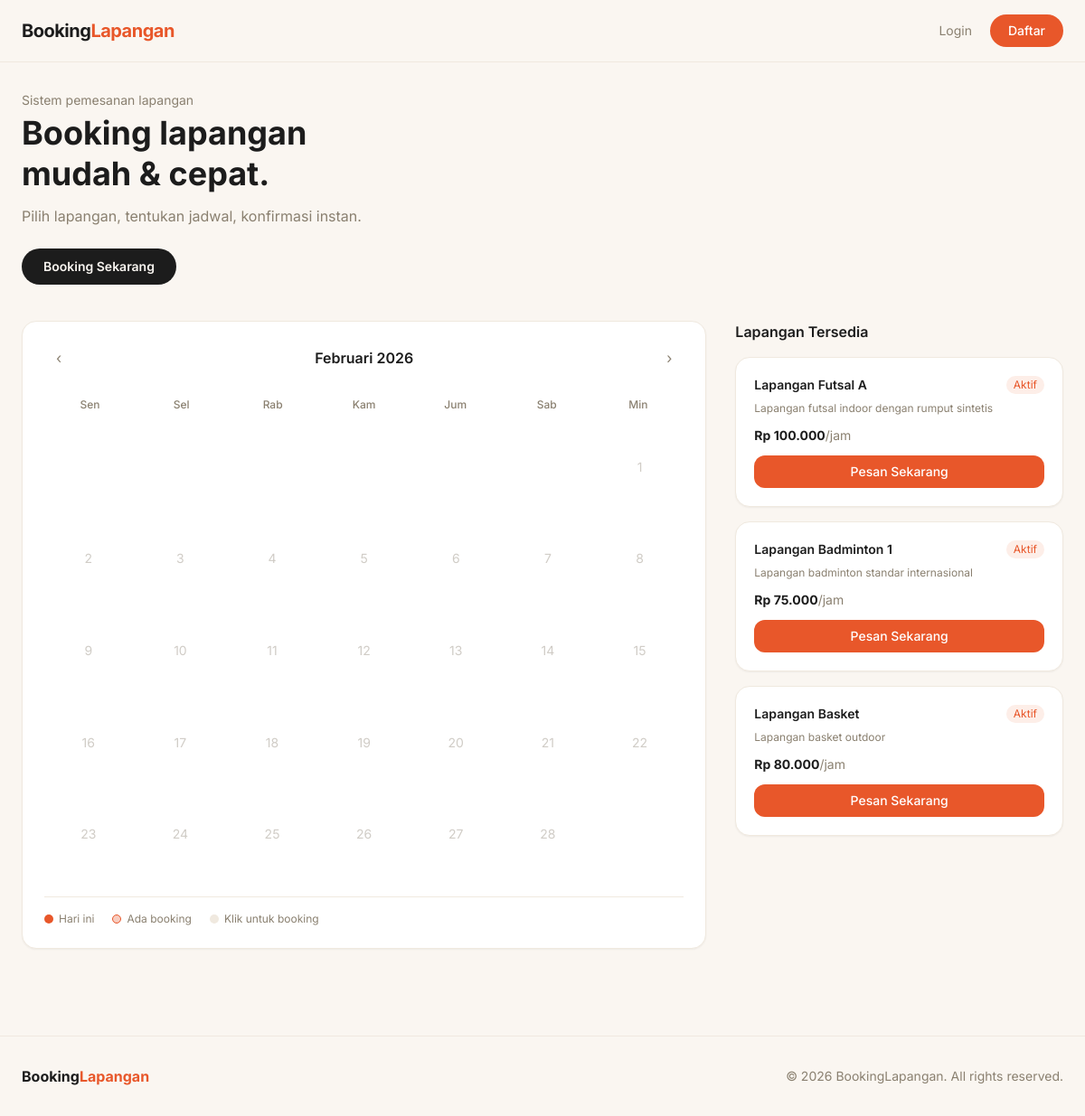
The page /?bulan=2&tahun=2026 on the database its author committed.
### tables this page shows
CREATE TABLE lapangan (
    id INT AUTO_INCREMENT PRIMARY KEY,
    nama VARCHAR(100) NOT NULL,
    deskripsi TEXT,
    harga_per_jam DECIMAL(10,2) NOT NULL,
    status ENUM('aktif','nonaktif') DEFAULT 'aktif'
);

### index.php (the view, shortened to what this page needs)
<?php
require_once 'config/db.php';
$bulan = isset($_GET['bulan']) ? (int)$_GET['bulan'] : (int)date('m');
$tahun = isset($_GET['tahun']) ? (int)$_GET['tahun'] : (int)date('Y');
$hariPertama = mktime(0, 0, 0, $bulan, 1, $tahun);
$jumlahHari = date('t', $hariPertama);
$hariAwal = date('N', $hariPertama);
$lapangan = $conn->query("SELECT * FROM lapangan WHERE status='aktif'")->fetch_all(MYSQLI_ASSOC);
$namaBulan = ['','Januari','Februari','Maret','April','Mei','Juni','Juli','Agustus','September','Oktober','November','Desember'];
include 'includes/header.php';
?>
<div class="mb-10">
    <p class="text-muted text-sm mb-1">Sistem pemesanan lapangan</p>
    <h1 class="text-4xl font-bold text-charcoal leading-tight mb-3">
        Booking lapangan<br>mudah & cepat.
    </h1>
    <p class="text-muted mb-6">Pilih lapangan, tentukan jadwal, konfirmasi instan.</p>
    <div class="flex gap-3">
        <a href="booking.php" class="bg-charcoal text-cream px-6 py-2.5 rounded-full font-semibold text-sm hover:bg-charcoal-light transition">
            Booking Sekarang
        </a>
    </div>
</div>
<div class="grid grid-cols-1 lg:grid-cols-3 gap-8">
    <div class="lg:col-span-2">
        <div class="bg-white rounded-2xl border border-cream-dark p-6 shadow-sm">
            <div class="flex justify-between items-center mb-6">
                <a href="?bulan=<?= $bulan-1 ?>&tahun=<?= $tahun ?>"
                   class="w-8 h-8 flex items-center justify-center rounded-full hover:bg-cream-dark transition text-muted">
                    &#8249;
                </a>
                <h2 class="font-semibold text-charcoal"><?= $namaBulan[$bulan] . ' ' . $tahun ?></h2>
                <a href="?bulan=<?= $bulan+1 ?>&tahun=<?= $tahun ?>"
                   class="w-8 h-8 flex items-center justify-center rounded-full hover:bg-cream-dark transition text-muted">
                    &#8250;
                </a>
            </div>
            <div class="grid grid-cols-7 text-center mb-2">
                <?php foreach (['Sen','Sel','Rab','Kam','Jum','Sab','Min'] as $h): ?>
                    <div class="text-xs font-medium text-muted py-1"><?= $h ?></div>
                <?php endforeach; ?>
            </div>
            <div class="grid grid-cols-7 gap-1">
                <?php
                for ($i = 1; $i < $hariAwal; $i++) echo '<div></div>';
                $today = date('Y-m-d');
                for ($hari = 1; $hari <= $jumlahHari; $hari++):
                    $tgl = sprintf('%04d-%02d-%02d', $tahun, $bulan, $hari);
                    $isToday = ($tgl === $today);
                    $isPast = ($tgl < $today);
                ?>
                <div onclick="<?= !$isPast ? "window.location='booking.php?tanggal={$tgl}'" : '' ?>"
                     class="relative flex flex-col items-center justify-center aspect-square rounded-xl text-sm transition
                     <?= $isPast ? 'text-muted/40 cursor-not-allowed' : 'cursor-pointer hover:bg-cream-dark' ?>
                     <?= $isToday ? 'bg-terra text-white hover:bg-terra-dark' : '' ?>">
                    <span><?= $hari ?></span>
                </div>
                <?php endfor; ?>
            </div>
            <div class="flex gap-5 mt-5 pt-4 border-t border-cream-dark text-xs text-muted">
                <span class="flex items-center gap-1.5"><span class="w-2.5 h-2.5 bg-terra rounded-full"></span> Hari ini</span>
                <span class="flex items-center gap-1.5"><span class="w-2.5 h-2.5 bg-terra/30 rounded-full border border-terra"></span> Ada booking</span>
                <span class="flex items-center gap-1.5"><span class="w-2.5 h-2.5 bg-cream-dark rounded-full"></span> Klik untuk booking</span>
            </div>
        </div>
    </div>
    <div class="space-y-4">
        <h2 class="font-semibold text-charcoal">Lapangan Tersedia</h2>
        <?php foreach ($lapangan as $l): ?>
        <div class="bg-white rounded-2xl border border-cream-dark p-5 shadow-sm hover:border-terra/40 transition">
            <div class="flex justify-between items-start mb-2">
                <h3 class="font-semibold text-charcoal text-sm"><?= htmlspecialchars($l['nama']) ?></h3>
                <span class="text-xs bg-terra-light text-terra px-2 py-0.5 rounded-full">Aktif</span>
            </div>
            <p class="text-xs text-muted mb-3"><?= htmlspecialchars($l['deskripsi']) ?></p>
            <p class="font-bold text-charcoal text-sm mb-3">Rp <?= number_format($l['harga_per_jam'], 0, ',', '.') ?><span class="font-normal text-muted">/jam</span></p>
            <a href="booking.php?lapangan_id=<?= $l['id'] ?>"
               class="block text-center bg-terra text-white py-2 rounded-xl text-sm font-medium hover:bg-terra-dark transition">
                Pesan Sekarang
            </a>
        </div>
        <?php endforeach; ?>
    </div>
</div>
<?php include 'includes/footer.php'; ?>

### rows shown on the page
lapangan: nama "Lapangan Futsal A", deskripsi "Lapangan futsal indoor dengan rumput sintetis", harga_per_jam "100.000"
lapangan: nama "Lapangan Badminton 1", deskripsi "Lapangan badminton standar internasional", harga_per_jam "75.000"
lapangan: nama "Lapangan Basket", deskripsi "Lapangan basket outdoor", harga_per_jam "80.000"

### other values the page prints
$namaBulan[$bulan] "Februari"
$tahun "2026"
$h "Sen"
$h "Sel"
$h "Rab"
$h "Kam"
$h "Jum"
$h "Sab"
$h "Min"
